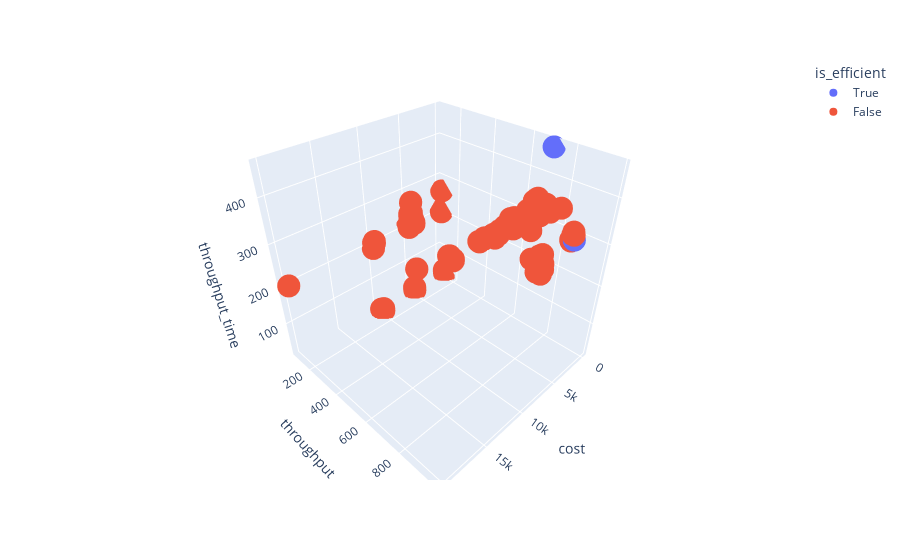

Write notebook code for a chart like this one.
### Code cell
import plotly.express as px

fig = px.scatter_3d(df, x='cost', y='throughput', z='throughput_time', hover_data=['cost', 'Generation', 'population_number', 'agg_fitness'],
              color=df['is_efficient'], color_continuous_scale=px.colors.sequential.Plotly3)
fig.show()

### Figure 1 — Plotly figure (JSON) as saved in the notebook; plotly's stock layout.template omitted (floating-point values rounded to 4 significant figures; data arrays with more than 128 entries replaced by an {"elided": "..."} marker saying what was removed)
{"data": [{"customdata": [[0, 0, 860.2], [0, 1617, 611.8]], "hovertemplate": "is_efficient=True<br>cost=%{x}<br>throughput=%{y}<br>throughput_time=%{z}<br>Generation=%{customdata[0]}<br>population_number=%{customdata[1]}<br>agg_fitness=%{customdata[2]}<extra></extra>", "legendgroup": "True", "marker": {"color": "#636efa", "symbol": "circle"}, "mode": "markers", "name": "True", "scene": "scene", "showlegend": true, "type": "scatter3d", "x": [0, 5000], "y": [714, 984], "z": [459.3, 359.0]}, {"customdata": {"elided": "401x3 float values"}, "hovertemplate": "is_efficient=False<br>cost=%{x}<br>throughput=%{y}<br>throughput_time=%{z}<br>Generation=%{customdata[0]}<br>population_number=%{customdata[1]}<br>agg_fitness=%{customdata[2]}<extra></extra>", "legendgroup": "False", "marker": {"color": "#EF553B", "symbol": "circle"}, "mode": "markers", "name": "False", "scene": "scene", "showlegend": true, "type": "scatter3d", "x": {"elided": "401 int values"}, "y": {"elided": "401 int values"}, "z": {"elided": "401 float values"}}], "layout": {"autosize": true, "legend": {"title": {"text": "is_efficient"}, "tracegroupgap": 0}, "margin": {"t": 60}, "scene": {"aspectmode": "auto", "aspectratio": {"x": 1, "y": 1, "z": 1}, "domain": {"x": [0, 1], "y": [0, 1]}, "xaxis": {"title": {"text": "cost"}, "type": "linear"}, "yaxis": {"title": {"text": "throughput"}, "type": "linear"}, "zaxis": {"title": {"text": "throughput_time"}, "type": "linear"}}}}
